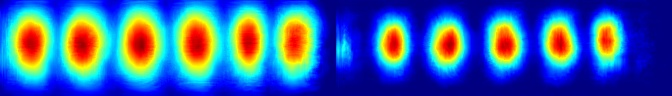
#> input picture CRAFT-pytorch-master/CRAFT-pytorch-master/data/test_gaussian/1.jpg, 672 x 96 px, found by its file name; its folder holds only this picture in this run
$ python blob_detect.py
#> lines starting #> are read from the running program, lines starting #| are printed output that depends on the picture
from skimage import data
from skimage.feature import blob_dog, blob_log, blob_doh
from skimage.color import rgb2gray
import math
import matplotlib.pyplot as plt
import matplotlib.image as mpimg
#image = data.hubble_deep_field()[0:500, 0:500]
from PIL import Image
import os

file_dir = "/home/mll/v_mll3/OCR_data/CRAFT-pytorch-master/data/test_gaussian"
file_list = os.listdir(file_dir)

for file in file_list:
    image = mpimg.imread(file_dir+'/'+file)
#> image is the input picture: shape (96, 672, 3); mean R, G, B 56.1, 98, 166.5

    image_gray = rgb2gray(image)
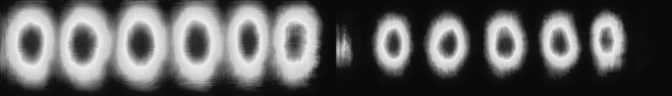
#> image_gray: shape (96, 672) float64; min 0.0356, max 0.935, mean 0.369
    #image_gray = rgb2gray(image)
    #plt.imshow(image)
    #plt.show()
    plt.imshow(image_gray)
    plt.show()
    blobs_log = blob_log(image_gray, max_sigma=30, min_sigma=10, num_sigma=10, threshold=.1,overlap=0.2)
#> blobs_log = 18 rows, first 8: [41, 610, 16.67], [43, 391, 16.67], [72, 197, 10], [72, 85, 10], [72, 141, 10], [47, 446, 16.67], [36, 504, 16.67], [42, 559, 16.67]
    #blobs_log = blob_log(image_gray, max_sigma=30, num_sigma=10, threshold=.2)

    # Compute radii in the 3rd column.
    blobs_log[:, 2] = blobs_log[:, 2] * math.sqrt(2)

    blobs_dog = blob_dog(image_gray,  max_sigma=40, min_sigma=10, threshold=0.1,overlap=0.3)
#> blobs_dog = 23 rows, first 8: [42, 609, 16], [44, 391, 16], [70, 30, 10], [71, 196, 10], [71, 140, 10], [45, 446, 16], [71, 85, 10], [21, 304, 10]
    blobs_dog[:, 2] = blobs_dog[:, 2] * math.sqrt(2)

    blobs_doh = blob_doh(image_gray, max_sigma=40,min_sigma=10, threshold=.01,overlap=0.3)
#> blobs_doh = 18 rows, first 8: [0, 111, 16.67], [8, 167, 16.67], [0, 0, 13.33], [0, 223, 13.33], [8, 56, 16.67], [0, 419, 20], [0, 475, 20], [44, 446, 30]

    blobs_list = [blobs_log, blobs_dog, blobs_doh]
    colors = ['yellow', 'lime', 'red']
    titles = ['Laplacian of Gaussian', 'Difference of Gaussian',
              'Determinant of Hessian']
    sequence = zip(blobs_list, colors, titles)

    fig, axes = plt.subplots(1, 3, figsize=(9, 3), sharex=True, sharey=True)
    ax = axes.ravel()

    for idx, (blobs, color, title) in enumerate(sequence):
        ax[idx].set_title(title)
        ax[idx].imshow(image)
        for blob in blobs:
            y, x, r = blob
            c = plt.Circle((x, y), r, color=color, linewidth=2, fill=False)
            ax[idx].add_patch(c)
        ax[idx].set_axis_off()
#> this loop made 3 passes
#> (color, title) on passes 1 to 3: ('yellow', 'Laplacian of Gaussian'), ('lime', 'Difference of Gaussian'), ('red', 'Determinant of Hessian')

    plt.tight_layout()
    plt.show()
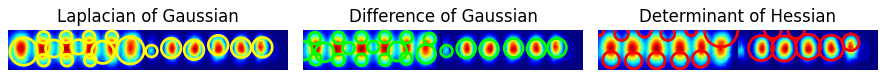
#> figure drawn by matplotlib, 3 panels

$ run again, on CRAFT-pytorch-master/CRAFT-pytorch-master/data/test_gaussian/2.jpg
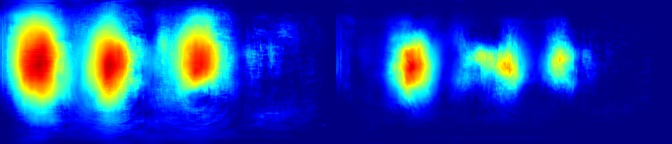
#> input picture CRAFT-pytorch-master/CRAFT-pytorch-master/data/test_gaussian/2.jpg, 672 x 144 px, found by its file name
#> image is the input picture: shape (144, 672, 3); mean R, G, B 28.6, 61.9, 170.2
#> `image_gray = rgb2gray(image)`:
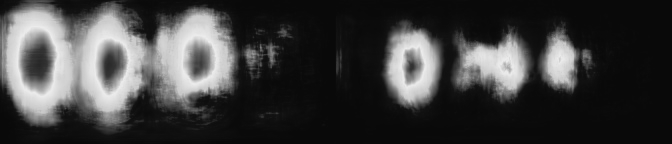
#> image_gray: shape (144, 672) float64; min 0.0348, max 0.929, mean 0.246
#> blobs_log = [[62, 561, 14.44], [64, 499, 18.89], [67, 411, 23.33], [58, 196, 30], [101, 37, 14.44], [72, 90, 30], [57, 0, 30]]
#> blobs_dog = [[61, 560, 10], [64, 499, 16], [73, 411, 16], [58, 196, 25.6], [43, 412, 10], [102, 36, 10], [29, 108, 10], [23, 32, 10], [71, 88, 25.6], [48, 131, 10]]
#> blobs_doh = 13 rows, first 8: [0, 0, 13.33], [60, 560, 23.33], [64, 502, 30], [65, 410, 40], [0, 75, 23.33], [0, 147, 26.67], [61, 37, 20], [51, 197, 40]
#> the loop `for idx, (blobs, color, title) in enumerate(sequence):` made 3 passes
#> (color, title) on passes 1 to 3: ('yellow', 'Laplacian of Gaussian'), ('lime', 'Difference of Gaussian'), ('red', 'Determinant of Hessian')
#> `plt.show()`:
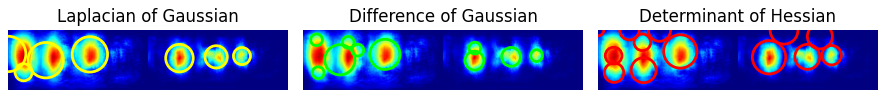
#> figure drawn by matplotlib, 3 panels

$ run again, on CRAFT-pytorch-master/CRAFT-pytorch-master/data/test_gaussian/3.jpg
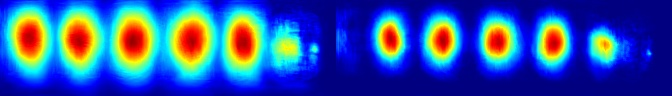
#> input picture CRAFT-pytorch-master/CRAFT-pytorch-master/data/test_gaussian/3.jpg, 672 x 96 px, found by its file name
#> image is the input picture: shape (96, 672, 3); mean R, G, B 45.8, 83, 166.9
#> `image_gray = rgb2gray(image)`:
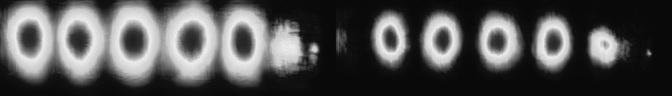
#> image_gray: shape (96, 672) float64; min 0.0345, max 0.933, mean 0.318
#> blobs_log = 17 rows, first 8: [47, 604, 12.22], [48, 286, 14.44], [39, 388, 16.67], [68, 134, 10], [68, 191, 10], [68, 242, 10], [41, 499, 16.67], [41, 440, 16.67]
#> blobs_dog = 20 rows, first 8: [47, 604, 10], [48, 287, 10], [64, 30, 10], [67, 134, 10], [67, 191, 10], [40, 388, 16], [42, 500, 16], [66, 80, 10]
#> blobs_doh = 15 rows, first 8: [46, 603, 20], [0, 104, 13.33], [6, 53, 13.33], [0, 0, 10], [0, 160, 13.33], [0, 526, 20], [40, 497, 30], [39, 440, 30]
#> the loop `for idx, (blobs, color, title) in enumerate(sequence):` made 3 passes
#> (color, title) on passes 1 to 3: ('yellow', 'Laplacian of Gaussian'), ('lime', 'Difference of Gaussian'), ('red', 'Determinant of Hessian')
#> `plt.show()`:
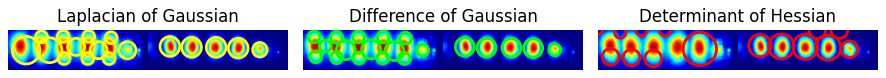
#> figure drawn by matplotlib, 3 panels

$ run again, on CRAFT-pytorch-master/CRAFT-pytorch-master/data/test_gaussian/4.jpg
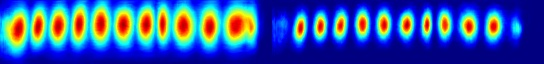
#> input picture CRAFT-pytorch-master/CRAFT-pytorch-master/data/test_gaussian/4.jpg, 544 x 64 px, found by its file name
#> image is the input picture: shape (64, 544, 3); mean R, G, B 48.2, 85.6, 166.1
#> `image_gray = rgb2gray(image)`:
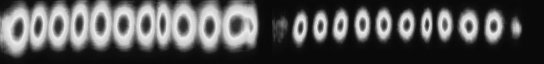
#> image_gray: shape (64, 544) float64; min 0.0351, max 0.93, mean 0.327
#> blobs_log = [[28, 299, 10], [25, 407, 10], [32, 0, 14.44], [26, 335, 12.22], [0, 222, 30], [25, 368, 12.22], [29, 166, 14.44], [37, 125, 10], [0, 92, 30], [11, 474, 30]]
#> blobs_dog = 15 rows, first 8: [33, 245, 10], [26, 494, 10], [28, 302, 10], [26, 469, 10], [25, 441, 10], [32, 0, 10], [26, 336, 10], [25, 407, 10]
#> blobs_doh = 29 rows, first 8: [0, 372, 10], [1, 350, 10], [0, 394, 10], [0, 0, 10], [0, 330, 10], [0, 416, 10], [32, 361, 10], [0, 435, 10]
#> the loop `for idx, (blobs, color, title) in enumerate(sequence):` made 3 passes
#> (color, title) on passes 1 to 3: ('yellow', 'Laplacian of Gaussian'), ('lime', 'Difference of Gaussian'), ('red', 'Determinant of Hessian')
#> `plt.show()`:
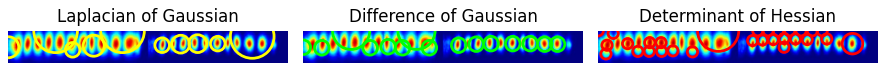
#> figure drawn by matplotlib, 3 panels
